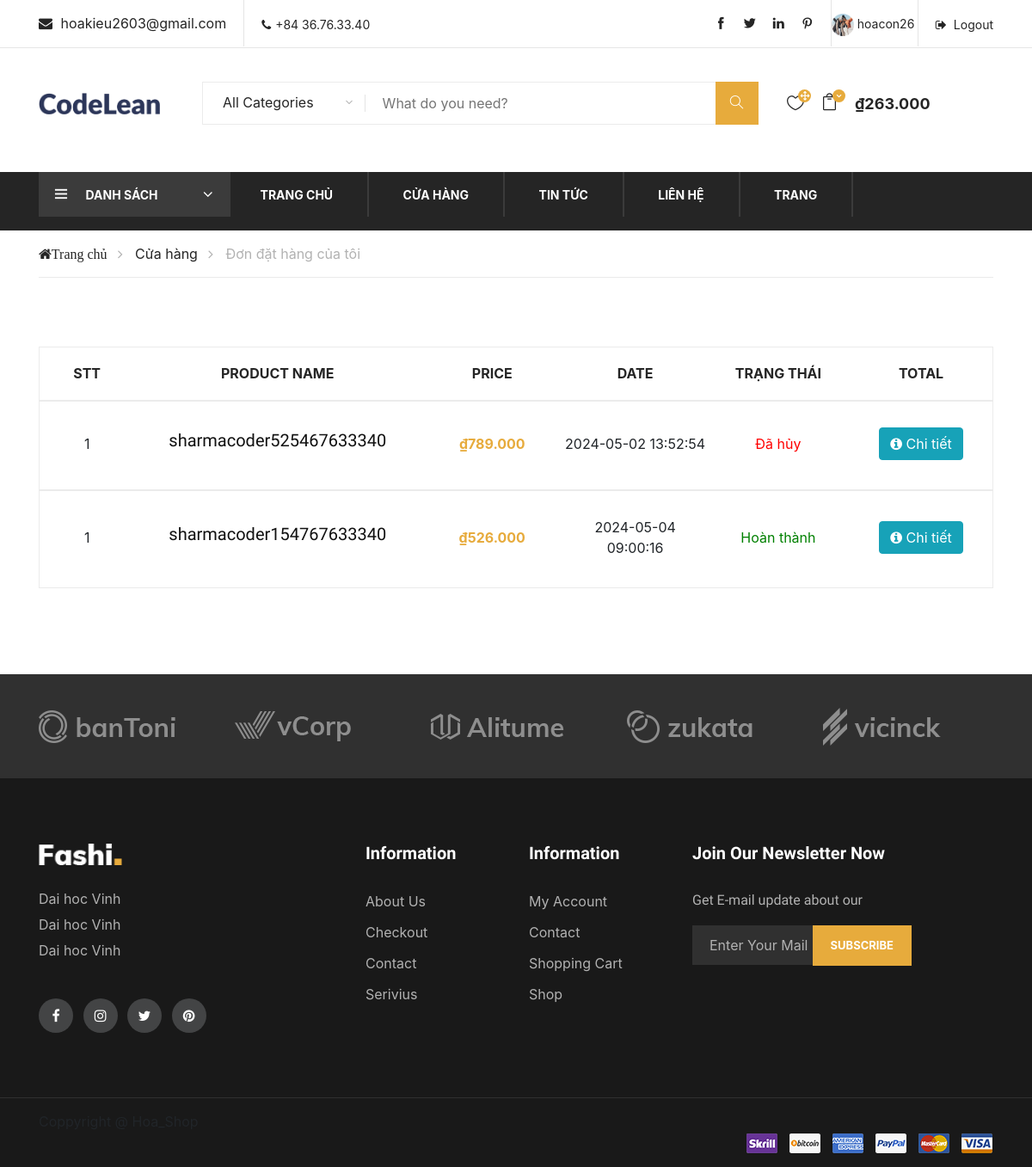
Screenshot of /my-order.php (signed in) with the database file from the repository.
### tables this page shows
CREATE TABLE `users` (
  `id` bigint(20) UNSIGNED NOT NULL,
  `name` varchar(255) NOT NULL,
  `email` varchar(255) NOT NULL,
  `phone` varchar(10) DEFAULT NULL,
  `pass` varchar(255) NOT NULL,
  `address` varchar(255) DEFAULT NULL,
  `image` varchar(255) NOT NULL,
  `created_at` timestamp NULL DEFAULT current_timestamp(),
  `updated_at` timestamp NULL DEFAULT current_timestamp()
);

CREATE TABLE `orders` (
  `id` int(11) UNSIGNED NOT NULL,
  `tracking_no` varchar(255) NOT NULL,
  `user_id` int(11) NOT NULL,
  `name` varchar(255) NOT NULL,
  `phone` varchar(10) NOT NULL,
  `email` varchar(255) NOT NULL,
  `address` mediumtext NOT NULL,
  `total_price` int(11) NOT NULL,
  `payment_mode` varchar(255) NOT NULL,
  `payment_id` int(11) NOT NULL,
  `status` tinyint(4) NOT NULL,
  `comments` mediumtext NOT NULL,
  `created_at` timestamp NULL DEFAULT current_timestamp()
);

### classes/user.php (called while the page is built, shortened)
<?php
$filepath = realpath(dirname(__FILE__));
include_once ($filepath . '/../lib/session.php');
include_once ($filepath . '/../lib/database.php');
include_once ($filepath . '/../helpers/format.php');
?>
<?php
class user
{
	private $db;
	public function __construct()
	{
		$this->db = new Database();
	}
	public function get_user($id)
	{
		$query = "SELECT * FROM users WHERE id='$id' ";
		$result = $this->db->select($query);
		return $result;
	}
}
?>

### lib/database.php (called while the page is built, shortened)
<?php
class Database extends PDO
{
  public $host = DB_HOST;
  public $user = DB_USER;
  public $pass = DB_PASS;
  public $dbname = DB_NAME;
  public $link;
  private function connectDB()
  {
    $this->link = new mysqli(
      $this->host,
      $this->user,
      $this->pass,
      $this->dbname
    );
  }
  public function select($query)
  {
    $result = $this->link->query($query) or
      die($this->link->error . __LINE__);
    if ($result->num_rows > 0) {
      return $result;
    } else {
      return false;
    }
  }
}

### lib/session.php (called while the page is built, shortened)
<?php
class Session
{
   public static function get($key)
   {
      if (isset($_SESSION[$key])) {
         return $_SESSION[$key];
      } else {
         return false;
      }
   }
}
?>

### classes/cart.php (called while the page is built, shortened)
<?php
$filepath = realpath(dirname(__FILE__));
include_once ($filepath . '/../lib/session.php');
include_once ($filepath . '/../lib/database.php');
include_once ($filepath . '/../helpers/format.php');
class cart
{
    private $db;
    public function __construct()
    {
        $this->db = new Database();
    }
    public function get_product_cart()
    {
        $userid = $_SESSION['id'];
        $query = "SELECT c.cart_id as cid, c.prod_id, c.prod_qty, p.id as pid, p.name, p.image, p.selling_price
        FROM carts c
        INNER JOIN products p ON c.prod_id = p.id
        WHERE c.user_id='$userid'
        ORDER BY c.cart_id DESC";
        $result = $this->db->select($query);
        return $result;
    }
    public function get_Order()
    {
        $userid = $_SESSION['id'];
        $query = "SELECT * FROM orders  WHERE user_id='$userid'";
        $result = $this->db->select($query);
        return $result;
    }
}
?>

### helpers/format.php (called while the page is built, shortened)
<?php
class Format
{
   public function format_currency($n = 0)
   {
      $n = (string) $n;
      $n = strrev($n);
      $res = '';
      for ($i = 0; $i < strlen($n); $i++) {
         if ($i % 3 == 0 && $i != 0) {
            $res .= '.';
         }
         $res .= $n[$i];
      }
      $res = strrev($res);
      return $res;
   }
}
?>

### my-order.php (the view, shortened to what this page needs)
<?php
include 'inc/header.php';
?>
<div class="breacrub-section">
    <div class="container">
        <div class="row">
            <div class="col-lg-12">
                <div class="breadcrumb-text">
                    <a href="index.php"><i class="fa fa-home">Trang chủ</i></a>
                    <a href="shop.php">Cửa hàng</a>
                    <span>Đơn đặt hàng của tôi</span>
                </div>
            </div>
        </div>
    </div>
</div>
<div class="shopping-cart spad">
    <div class="container">
        <div class="row">
            <div class="col-lg-12">
                <div class=" cart-table">
                    <table class="fill-table">
                        <thead>
                            <tr>
                                <th style="width: 10%;">STT</th>
                                <th style="width: 30%;">Product Name</th>
                                <th style="width: 15%;">Price</th>
                                <th style="width: 15%;">Date</th>
                                <th style="width: 15%;">Trạng thái</th>
                                <th style="width: 15%;">Total</th>
                            </tr>
                        </thead>
                        <?php
                        $list = $cart->get_Order();
                        if ($list) {
                            while ($result = $list->fetch_assoc()) {
                                $i = 1 ?>
                                <table class="product_data">
                                    <tbody>
                                        <tr>
                                            <td style="width: 10%;" class="p-stt first-row"><?= $i++ ?></td>
                                            <td style="width: 30%;" class="p-title first-row">
                                                <h5><?= $result['tracking_no'] ?></h5>
                                            </td>
                                            <td style="width: 15%;" class="p-price first-row">
                                                <?= "₫" . $fm->format_currency($result['total_price']) ?>
                                            </td>
                                            <td style="width: 15%;" class="qua-col first-row">
                                                <?= $result['created_at'] ?>
                                            </td>
                                            <td style="width: 15%;" class="qua-col first-row">
                                                <?php if ($result['status'] == 0) {
                                                    echo "Đang chờ";
                                                } else if ($result['status'] == 1) {
                                                    echo "<span style='color: green;'>Hoàn thành</span>";
                                                } else if ($result['status'] == 2) {
                                                    echo "<span style='color: red;'>Đã hủy</span>";
                                                } ?>
                                            </td>
                                            <td style="width: 15%;" class="total-price first-row">
                                                <button class="viewDetail btn btn-info" value="">
                                                    <i class="fa fa-info-circle"></i> <a style="color:white;"
                                                        href="my-order-detail.php?t=<?= $result['tracking_no'] ?>">Chi
                                                        tiết</a>
                                                </button>
                                            </td>
                                        </tr>
                                    </tbody>
                                </table>
                                <?php
                            }
                        } else {
                            echo '<div class="col-lg-12">
                                    <div class="checkout-content mx-auto d-block">
                                        <a href="login.php" class="content-btn">Bạn chưa đặt đơn hàng nào</a>
                                    </div>
                                </div>';
                        }
                        ?>
                </div>
            </div>
        </div>
    </div>
</div>
<?php
include 'inc/footer.php';
?>

### inc/header.php (shortened to what this page needs)
<?php
$page = substr($_SERVER['SCRIPT_NAME'], strrpos($_SERVER['SCRIPT_NAME'], "/") + 1);
include 'lib/session.php';
include 'lib/database.php';
include 'helpers/format.php';
$fm = new Format();
$cart = new cart();
$us = new user();
?>
<!DOCTYPE html>
<html lang="zxx">
<head>
    <link rel="stylesheet" href="css/bootstrap.min.css" type="text/css">
    <link rel="stylesheet" href="css/font-awesome.min.css" type="text/css">
    <link rel="stylesheet" href="css/themify-icons.css" type="text/css">
    <link rel="stylesheet" href="css/elegant-icons.css" type="text/css">
    <link rel="stylesheet" href="css/owl.carousel.min.css" type="text/css">
    <link rel="stylesheet" href="css/nice-select.css" type="text/css">
    <link rel="stylesheet" href="css/jquery-ui.min.css" type="text/css">
    <link rel="stylesheet" href="css/slicknav.min.css" type="text/css">
    <link rel="stylesheet" href="css/style.css" type="text/css">
    <link rel="stylesheet" href="//cdn.jsdelivr.net/npm/alertifyjs@1.13.1/build/css/alertify.min.css" />
    <link rel="stylesheet" href="//cdn.jsdelivr.net/npm/alertifyjs@1.13.1/build/css/themes/bootstrap.min.css" />
</head>
<body>
    <header class="header-section">
        <div class="header-top">
            <div class="container">
                <div class="ht-left">
                    <div class="mail-service"><i class="fa fa-envelope"></i>
                        hoakieu2603@gmail.com
                    </div>
                    <div class="phone-service"><i class="fa fa-phone"></i>+84 36.76.33.40</div>
                </div>
                <div class="ht-right">
                    <?php if (isset($_SESSION['id'])): ?>
                        <a href="?action=logout" class="login-panel"><i class="fa fa-sign-out"></i>Logout</a>
                        <div class="lan-selector dropdown" style="min-width: 100px; max-width: 300px;">
                            <button class="dropbtn">
                                <?php
                                $list = $us->get_user(Session::get('id'));
                                if ($list) {
                                    $result = $list->fetch_assoc();
                                    if (!empty($result['image'])) {
                                        echo '<img style="width:26px;height:26px;" src="uploads/' . $result['image'] . '" alt="Avatar" class="avatar">';
                                    } else {
                                        echo '<i class="fa fa-user" style="margin: 0 5px 0 5px"></i>';
                                    }
                                }
                                ?>
                                <?php echo Session::get('name'); ?>
                            </button>
                        </div>
                    <?php else: ?>
                        <a href="login.php" class="login-panel"><i class="fa fa-user"></i>Login</a>
                    <?php endif; ?>
                    <div class="top-social">
                        <a href="#" class="ti-facebook"></a>
                        <a href="#" class="ti-twitter-alt"></a>
                        <a href="#" class="ti-linkedin"></a>
                        <a href="#" class="ti-pinterest"></a>
                    </div>
                </div>
            </div>
        </div>
        <div class="container">
            <div class="inner-header">
                <div class="row">
                    <div class="col-lg-2 col-md-2">
                        <div class="logo">
                            <a href="index.php">
                                <img src="img/logo.png" height="25" alt="">
                            </a>
                        </div>
                    </div>
                    <div class="col-lg-7 col-md-7">
                        <div class="advanced-search"><button type="button" class="category-btn">All Categories</button>
                            <div class="input-group">
                                <input type="text" placeholder="What do you need?">
                                <button type="button"><i class="ti-search"></i></button>
                            </div>
                        </div>
                    </div>
                    <div class="col-lg-3 col-md-2">
                        <?php
                        if (isset($_SESSION['id'])) {
                            $list = $cart->get_product_cart();
                            ?>
                            <ul class="nav-right">
                                <li class="heart-icon">
                                    <a href="wishlist.php">
                                        <i class="icon_heart_alt">
                                            <span>1</span>
                                        </i>
                                    </a>
                                </li>
                                <li class="cart-icon">
                                    <a href="#">
                                        <i class="icon_bag_alt">
                                            <span>3</span>
                                        </i>
                                    </a>
                                        <?php
                                        $tong = 0;
                                        if ($list) {
                                            while ($result = $list->fetch_assoc()) { ?>
                                                <?php
                                                $tong += $result['selling_price'] * $result['prod_qty'];
                                            }
                                        } ?>
                                </li>
                                <li class="cart-price">
                                    <?= "₫" . $fm->format_currency($tong) ?>
                                </li>
                            </ul>
                        <?php } ?>
                    </div>
                </div>
            </div>
        </div>
        <div class="nav-item">
            <div class="container">
                <div class="nav-depart">
                    <div class="depart-btn">
                        <i class="ti-menu"></i>
                        <span>Danh sách</span>
                    </div>
                </div>
                <nav class="nav-menu mobile-menu">
                    <ul>
                        <li class="<?= $page == "index.php" ? 'active' : '' ?>"><a href="index.php">Trang chủ </a></li>
                        <li class="<?= $page == "shop.php" ? 'active' : '' ?>"><a href="shop.php">Cửa hàng </a>
                        </li>
                        <li class="<?= $page == "blog.php" ? 'active' : '' ?>"><a href="blog.php">Tin tức </a></li>
                        <li class="<?= $page == "contact.php" ? 'active' : '' ?>"><a href="contact.php">Liên hệ</a></li>
                        <li class="<?= $page == "pages.php" ? 'active' : '' ?>"><a href="#">Trang</a>
                        </li>
                    </ul>
                </nav>
            </div>
        </div>
    </header>

### rows the page displays
users: image (picture)
orders: tracking_no "sharmacoder525467633340", total_price "789.000", created_at "2024-05-02 13:52:54", status "Đã hủy"
orders: tracking_no "sharmacoder154767633340", total_price "526.000", created_at "2024-05-04 09:00:16", status "Hoàn thành"

### other values shown
Session::get('name') "hoacon26"
$fm->format_currency($tong) "263.000"
